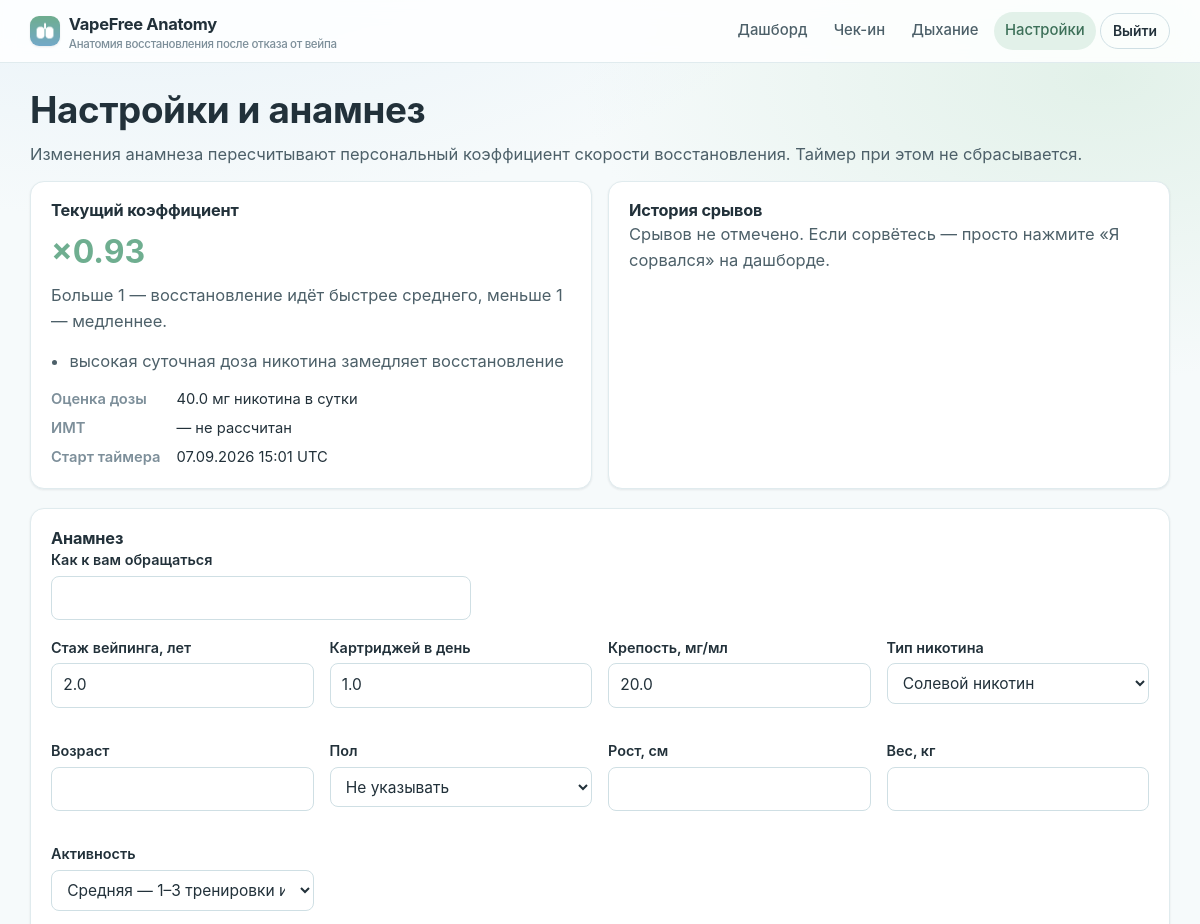
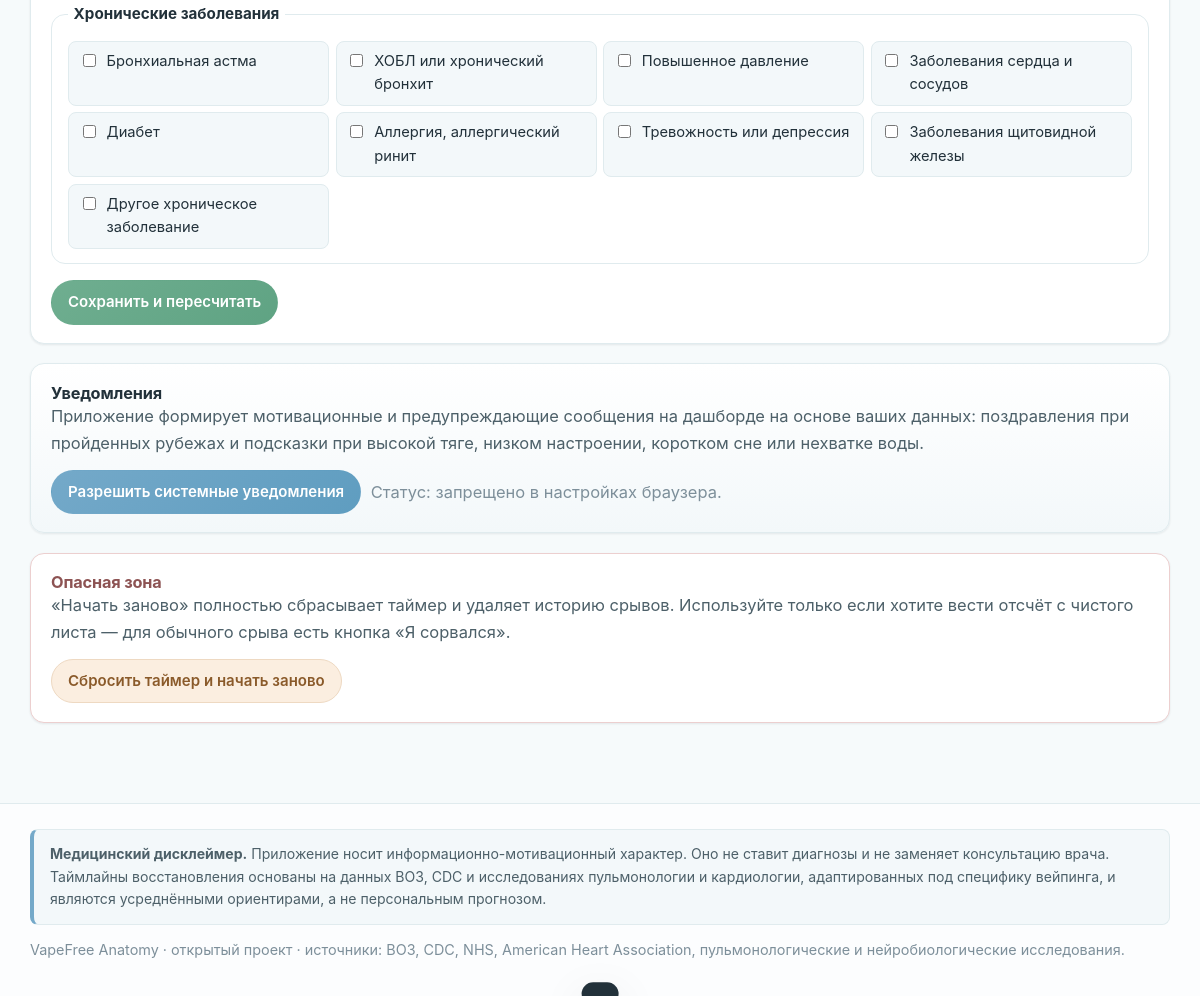
The app's page /settings (signed in) with its own data (2 pictures, top to bottom).
### app/models.py (models this page shows, shortened)
class Profile(Base):
    __tablename__ = "profiles"
    id: Mapped[int] = mapped_column(Integer, primary_key=True)
    user_id: Mapped[int] = mapped_column(ForeignKey("users.id", ondelete="CASCADE"), unique=True)
    quit_at: Mapped[datetime] = mapped_column(DateTime, nullable=False, default=utcnow)
    vape_years: Mapped[float] = mapped_column(Float, default=0.0)
    pods_per_day: Mapped[float] = mapped_column(Float, default=0.0)
    nicotine_strength: Mapped[float] = mapped_column(Float, default=20.0)
    nicotine_type: Mapped[str] = mapped_column(String(16), default="salt")
    pod_volume_ml: Mapped[float] = mapped_column(Float, default=2.0)
    age: Mapped[int | None] = mapped_column(Integer, nullable=True)
    sex: Mapped[str | None] = mapped_column(String(16), nullable=True)
    height_cm: Mapped[float | None] = mapped_column(Float, nullable=True)
    weight_kg: Mapped[float | None] = mapped_column(Float, nullable=True)
    activity: Mapped[str] = mapped_column(String(16), default="moderate")
    chronic_json: Mapped[str] = mapped_column(Text, default="[]")
    onboarding_completed: Mapped[bool] = mapped_column(Boolean, default=False)
    created_at: Mapped[datetime] = mapped_column(DateTime, default=utcnow, nullable=False)
    updated_at: Mapped[datetime] = mapped_column(DateTime, default=utcnow, onupdate=utcnow)
    user: Mapped[User] = relationship(back_populates="profile")
    @property
    def chronic_conditions(self) -> list[str]:
        try:
            value = json.loads(self.chronic_json or "[]")
        except (ValueError, TypeError):
            return []
        return [str(v) for v in value] if isinstance(value, list) else []

### app/routers/pages.py (the view)
@router.get("/settings")
def settings_page(request: Request, user: CurrentUser, session: SessionDep):
    if user is None:
        return RedirectResponse("/login?next=/settings", status_code=status.HTTP_303_SEE_OTHER)
    rows = list(user.lapses)
    return templates.TemplateResponse(
        request,
        "settings.html",
        {
            "user": user,
            "profile": user.profile,
            "lapses": rows[::-1],
            "factors": factors_from_profile(user.profile),
            "saved": request.query_params.get("saved"),
        },
    )

### app/templates/settings.html (shortened to what this page needs)
{% extends "base.html" %}
{% block content %}
<h1>Настройки и анамнез</h1>
<p class="soft">
  Изменения анамнеза пересчитывают персональный коэффициент скорости восстановления.
  Таймер при этом не сбрасывается.
</p>
<section class="grid grid-2">
  <div class="card">
    <h2 class="card__title">Текущий коэффициент</h2>
    <p style="font-size:2rem;font-weight:700;margin:0.3rem 0;color:var(--mint)">
      ×{{ factors.speed_factor | round(2) }}
    </p>
    <p class="soft">Больше 1 — восстановление идёт быстрее среднего, меньше 1 — медленнее.</p>
    {% if factors.speed_notes %}
      <ul class="soft">
        {% for note in factors.speed_notes %}<li>{{ note }}</li>{% endfor %}
      </ul>
    {% else %}
      <p class="muted" style="margin:0">Ваш анамнез не содержит факторов, заметно меняющих скорость.</p>
    {% endif %}
    <div class="kv" style="margin-top:0.8rem">
      <dt>Оценка дозы</dt><dd>{{ factors.daily_nicotine_mg | round(1) }} мг никотина в сутки</dd>
      <dt>ИМТ</dt><dd>{{ profile.bmi if profile and profile.bmi else '— не рассчитан' }}</dd>
      <dt>Старт таймера</dt><dd>{{ profile.quit_at.strftime('%d.%m.%Y %H:%M') if profile else '—' }} UTC</dd>
    </div>
  </div>
  <div class="card">
    <h2 class="card__title">История срывов</h2>
    {% if lapses %}
      <p class="soft">
        Срывы не обнуляют прогресс: каждый умножает накопленное чистое время на
        коэффициент, но не опускает его ниже 65% от достигнутого максимума.
      </p>
      <table class="data">
        <thead><tr><th scope="col">Когда</th><th scope="col">Что было</th><th scope="col"></th></tr></thead>
        <tbody>
          {% for l in lapses %}
            <tr>
              <th scope="row" style="text-transform:none;letter-spacing:0">
                {{ l.occurred_at.strftime('%d.%m.%Y %H:%M') }}
              </th>
              <td>
                {{ l.severity }}
                {% if l.note %}<br><span class="muted">{{ l.note }}</span>{% endif %}
              </td>
              <td>
                <form method="post" action="/lapse/{{ l.id }}/delete">
                  <button class="btn btn-ghost btn-sm" type="submit">Удалить</button>
                </form>
              </td>
            </tr>
          {% endfor %}
        </tbody>
      </table>
    {% else %}
      <p class="soft" style="margin:0">Срывов не отмечено. Если сорвётесь — просто нажмите «Я сорвался» на дашборде.</p>
    {% endif %}
  </div>
</section>
<form method="post" action="/settings" class="card" style="margin-top:1.2rem">
  <h2 class="card__title">Анамнез</h2>
  <label class="field" style="max-width:420px">
    <span class="field__label">Как к вам обращаться</span>
    <input type="text" name="display_name" value="{{ user.display_name or '' }}" maxlength="120">
  </label>
  <div class="grid grid-3">
    <label class="field">
      <span class="field__label">Стаж вейпинга, лет</span>
      <input type="number" name="vape_years" step="0.5" min="0" max="60" value="{{ profile.vape_years if profile else 0 }}">
    </label>
    <label class="field">
      <span class="field__label">Картриджей в день</span>
      <input type="number" name="pods_per_day" step="0.5" min="0" max="30" value="{{ profile.pods_per_day if profile else 0 }}">
    </label>
    <label class="field">
      <span class="field__label">Крепость, мг/мл</span>
      <input type="number" name="nicotine_strength" step="1" min="0" max="60" value="{{ profile.nicotine_strength if profile else 20 }}">
    </label>
    <label class="field">
      <span class="field__label">Тип никотина</span>
      <select name="nicotine_type">
        {% for value, label in NICOTINE_TYPES %}
          <option value="{{ value }}" {% if profile and profile.nicotine_type == value %}selected{% endif %}>{{ label }}</option>
        {% endfor %}
      </select>
    </label>
    <label class="field">
      <span class="field__label">Возраст</span>
      <input type="number" name="age" min="10" max="110" value="{{ profile.age if profile and profile.age else '' }}">
    </label>
    <label class="field">
      <span class="field__label">Пол</span>
      <select name="sex">
        <option value="">Не указывать</option>
      </select>
    </label>
    <label class="field">
      <span class="field__label">Рост, см</span>
      <input type="number" name="height_cm" min="100" max="230" step="0.5" value="{{ profile.height_cm if profile and profile.height_cm else '' }}">
    </label>
    <label class="field">
      <span class="field__label">Вес, кг</span>
      <input type="number" name="weight_kg" min="25" max="300" step="0.5" value="{{ profile.weight_kg if profile and profile.weight_kg else '' }}">
    </label>
    <label class="field">
      <span class="field__label">Активность</span>
      <select name="activity">
        {% for value, label in ACTIVITY_LEVELS %}
          <option value="{{ value }}" {% if profile and profile.activity == value %}selected{% endif %}>{{ label }}</option>
        {% endfor %}
      </select>
    </label>
  </div>
  <fieldset>
    <legend>Хронические заболевания</legend>
    <div class="checkbox-grid">
      {% set selected = profile.chronic_conditions if profile else [] %}
      {% for value, label in CHRONIC_CONDITIONS %}
        <label class="check">
          <input type="checkbox" name="chronic" value="{{ value }}" {% if value in selected %}checked{% endif %}>
          <span>{{ label }}</span>
        </label>
      {% endfor %}
    </div>
  </fieldset>
  <button class="btn btn-primary" type="submit">Сохранить и пересчитать</button>
</form>
<section class="card card--tint" style="margin-top:1.2rem">
  <h2 class="card__title">Уведомления</h2>
  <p class="soft">
    Приложение формирует мотивационные и предупреждающие сообщения на дашборде на основе ваших данных:
    поздравления при пройденных рубежах и подсказки при высокой тяге, низком настроении, коротком сне
    или нехватке воды.
  </p>
  <div class="row">
    <button class="btn btn-sky" type="button" data-enable-notifications>Разрешить системные уведомления</button>
    <span class="muted" data-notification-status>Статус: не запрошено</span>
  </div>
</section>
<section class="card" style="margin-top:1.2rem;border-color:#eccfcf">
  <h2 class="card__title" style="color:#8d5353">Опасная зона</h2>
  <p class="soft">
    «Начать заново» полностью сбрасывает таймер и удаляет историю срывов. Используйте только если
    хотите вести отсчёт с чистого листа — для обычного срыва есть кнопка «Я сорвался».
  </p>
  <form method="post" action="/restart" data-confirm="Точно сбросить таймер и удалить историю срывов?">
    <button class="btn btn-warn" type="submit">Сбросить таймер и начать заново</button>
  </form>
</section>
{% endblock %}

### app/templates/base.html (shortened to what this page needs)
<!doctype html>
<html lang="ru">
<head>
  <link rel="stylesheet" href="/static/css/app.css">
</head>
<body{% block body_attrs %}{% endblock %}>
  <header class="site-header">
    <div class="site-header__inner">
      <a class="brand" href="{{ '/' if user else '/login' }}">
        <img class="brand__mark" src="/static/icons/icon-64.png" alt="" width="30" height="30" aria-hidden="true">
        <span>
          {{ APP_NAME }}
          <span class="brand__sub">{{ APP_TAGLINE }}</span>
        </span>
      </a>
      <nav class="site-nav" aria-label="Основная навигация">
        {% if user %}
          {% set path = request.url.path %}
          <a href="/dashboard" {% if path == '/dashboard' %}aria-current="page"{% endif %}>Дашборд</a>
          <a href="/checkin" {% if path == '/checkin' %}aria-current="page"{% endif %}>Чек-ин</a>
          <a href="/breathing" {% if path == '/breathing' %}aria-current="page"{% endif %}>Дыхание</a>
          <a href="/settings" {% if path == '/settings' %}aria-current="page"{% endif %}>Настройки</a>
          <form method="post" action="/logout" class="nowrap">
            <button class="btn btn-ghost btn-sm" type="submit">Выйти</button>
          </form>
        {% else %}
          <a href="/login">Войти</a>
          <a class="btn btn-primary btn-sm" href="/register">Начать</a>
        {% endif %}
      </nav>
    </div>
  </header>
  <main id="main" class="wrap">
    {% block content %}{% endblock %}
  </main>
  <footer class="site-footer">
    <div class="site-footer__inner stack">
      <p class="disclaimer">
        <strong>Медицинский дисклеймер.</strong> {{ MEDICAL_DISCLAIMER }}
      </p>
      <p class="muted" style="margin:0">
        {{ APP_NAME }} · открытый проект · источники: ВОЗ, CDC, NHS, American Heart Association,
        пульмонологические и нейробиологические исследования.
      </p>
    </div>
  </footer>
  <div id="toast" class="toast" role="status" aria-live="polite"></div>
</body>
</html>

### records on screen
Profile: height_cm "— не рассчитан", quit_at "07.09.2026 15:01", vape_years "2.0", pods_per_day "1.0", nicotine_strength "20.0", nicotine_type "Солевой никотин", activity "Средняя — 1–3 тренировки или прогулки в неделю"

### other values on screen
{{ APP_NAME }} "VapeFree Anatomy"
{{ APP_TAGLINE }} "Анатомия восстановления после отказа от вейпа"
{{ factors.speed_factor | round(2) }} "0.93"
{{ note }} "высокая суточная доза никотина замедляет восстановление"
{{ factors.daily_nicotine_mg | round(1) }} "40.0"
{{ label }} "Бронхиальная астма" "ХОБЛ или хронический бронхит" "Повышенное давление" "Заболевания сердца и сосудов" "Диабет" "Аллергия, аллергический ринит" "Тревожность или депрессия" "Заболевания щитовидной железы" "Другое хроническое заболевание"
